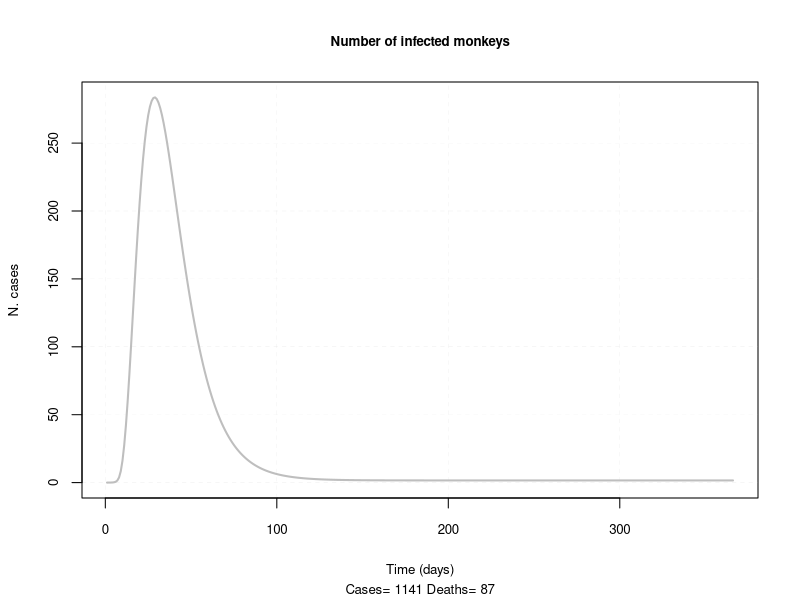

Source code (R): (Note: this script raises an error after producing the figure.)
# DARIEN GAP: SEIR-SEI Multihost Spatiotemporal

# Loading packages
library(deSolve)

# 1. PARAMETERS in daily rates From Esteva et al, 2019: https://onlinelibrary.wiley.com/doi/full/10.1002/cmm4.1059

# Vectors' parameters
a	<- 6/30  # Average biting rate	(Haemagogus)
b1 <- 0.25 # Transmission coef. Haem -> Humans (Fraction of bites actually infective)
b2 <- 0.4 # Transmission coef. Haem -> Monkeys
c1 <- 0.4 # Transm. coef. Humans -> Haem. (Vector susceptibility to the virus)
c2 <- 0.4 # Transm. coef. Monkeys -> Haem. 
muv <- 0.46/30 # Natural mortality rate of Haemagogu
epsilonv <- 4/30 #	Latency rate in vectors	(4.0 month-1 ~7.5 days)

# Monkeys' parameters
mum	<- 0.0048/30 # Alouatta natural mortality rate (Esteva, 2019)
gamam <- 1/10 # Alouatta recovery rate (3 month-1, Esteva, 2019)
epsilonm <- 1/6 # YF latency rate in monkeys (= humans)
alfam <- 0.25/30  # Average Disease-induced mortality rate among monkey species

# Humans' parameters
muh <- 0.00119/30 #(3.966667e-05 day-1) NATURAL MORTALITY
gamah <- 4/30 # Human recovery rate	(4.0 month-1 ~7 days)
epsilonh <- 1/6 # YF latency rate for humans (~6 days)
alfah <- 0.0244/30 #	Disease-induced mortality rate (0.0244 month-1)

# Time of exposure:
Sh0 <- 1000
pace <- 10 #days
chi <- (1/pace)#/Sh0 # have to transform to N humans
deltah <- (180000/365)/Sh0 # new people/day = 500 = 0.2 of the Sh0 inside the forest


par.darien <- c(a=a, b1=b1, b2=b2, c1=c1, c2=c2, muv=muv, epsilonv=epsilonv,
                epsilonh=epsilonh, epsilonm=epsilonm, gamam=gamam, alfam=alfam,
                deltah=deltah, muh=muh, gamah=gamah, alfah=alfah, mum=mum, chi=chi)

# 2. INITIAL CONDITIONS

# Population - Darien Monkeys
Sm0 <- 1000; Sv0 <- Sm0*1.5
m2 <- Sv0/Sm0
R0_monkeys <- a*a*b2*c2*m2*epsilonv/(muv*(muv+epsilonv)*(mum+alfam+gamam))
R0_monkeys

# Population - Migrant Humans
Sh0 <- 1000; # There are 2,500 people inside the forest every day
m1 <- Sv0/Sh0
R0_humans <- a*a*b1*c1*m1*epsilonm/(muv*(muv+epsilonv)*(muh+alfah+gamah))
R0_humans


state.darien <- c(Sm=Sm0, Em=0, Im=0, Rm=0, Infm=0, Deathm=0,
                  Sv=Sv0, Ev=0, Iv=1)

# Time of simulation
tsim <- 1*365
Dt <- 1

# 3. DETERMINISTIC ROSS-MACDONALD MODEL #

# Frequency-dependent transmission
model.darien <- function(t,state,parameters){
  with(as.list(c(state,parameters)),{
    
     # Monkeys hosts   
    dSm <- -a*b2*Iv*(Sm/(Sm+Em+Im+Rm)) + mum*(Em+Im+Rm) + alfam*Im
    dEm <- a*b2*Iv*(Sm/(Sm+Em+Im+Rm)) - epsilonm*Em - muh*Em
    dIm <- epsilonm*Em - gamam*Im - mum*Im - alfam*Im
    dRm <- gamam*Im - mum*Rm
    dInfm <- a*b2*Iv*(Sm/(Sm+Em+Im+Rm))
    dDeathm <- alfam*Im
    
    # Mosquitoes vectors
    dSv <- -(a*c2*Sv*(Im/Sm+Em+Im+Rm)) + muv*(Ev + Iv)
    dEv <- (a*c2*Sv*(Im/Sm+Em+Im+Rm)) - (epsilonv + muv)*Ev
    dIv <- epsilonv*Ev - muv*Iv
    
    # return the output of the model
    return(list(c(dSm, dEm, dIm, dRm, dInfm, dDeathm,
                  dSv, dEv, dIv)))
    
  })
}

tempo <- seq(from=0,to=tsim,by=Dt)

mod <- ode(y = state.darien, times = tempo, func = model.darien, 
           parms = par.darien, method = "lsode")

mod <- as.data.frame(mod)

names(mod) <- c("t","Sm","Em","Im","Rm","Infm","Deathm",
                "Sv","Ev","Iv")

# 4. PLOTTING

# Monkeys 
matplot(mod$Im, type = "l", lwd=2, col = "gray",
        main="Number of infected monkeys",cex.main=0.8,
        sub=paste("Cases=",round(max(mod$Infm)),
                  "Deaths=",round(max(mod$Deathm))),cex.sub=0.8,
        xlab= "Time (days)",cex.lab = 0.8,
        ylab= "N. cases", cex.axis = 0.8)
grid(nx = NULL, ny = NULL,
     lty = 2,      # Grid line type
     col = "gray", # Grid line color
     lwd = 0.1)      # Grid line width

paste("Cases=",round(max(mod$Infm)),
      "Deaths=",round(max(mod$Deathm)))

barplot(mod[366,])
